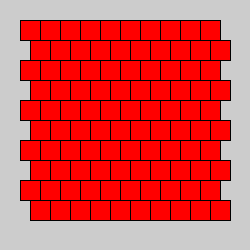
Frame 1 (no input)
Frame 60 (the mouse pressed at the canvas centre just before this capture): identical to frame 1, image omitted
Frame 120 (the mouse held since frame 60 and released just before this capture): identical to frame 1, image omitted

The Processing sketch that drew this single still picture (run headless with seeded random() and noise(); from frame 60 on, the mouse is pressed at the canvas centre):

// Processing sketch: H09Opd07
// ── H09Opd07.pde
void setup() {
  size(250, 250);
  tekenMuur();
  //tekenSchaakbord();
}

void draw() {
  //background(255, 255, 255);
}

void tekenMuur() {
  int x = 20;
  int y = 20;

  for (int i = 0; i < 10; i++) {
    for (int j = 0; j < 10; j++) {
      if ((j) %2 ==0)
      {
        fill(255,0,0);
        rect(x,y,20,20);
      } else {
        rect(x+10, y, 20, 20);
      }
        y += 20;
      }
      y = 20;
      x += 20;
    }
  }

  /*void tekenSchaakbord() {
   int xWaarde = 20;
   int yWaarde = 20;
   
   for (int i = 0; i < 10; i++) {
   for (int j = 0; j < 10; j++) {
   if ((i+j) % 2 == 0)
   {
   fill(255, 0, 0 );
   } else {
   fill(255, 255, 255);
   }
   rect(xWaarde, yWaarde, 20, 20);
   rect(xWaarde, yWaarde, 20, 20);
   yWaarde += 20;
   }
   yWaarde = 20;
   xWaarde +=20;
   }
   } */
